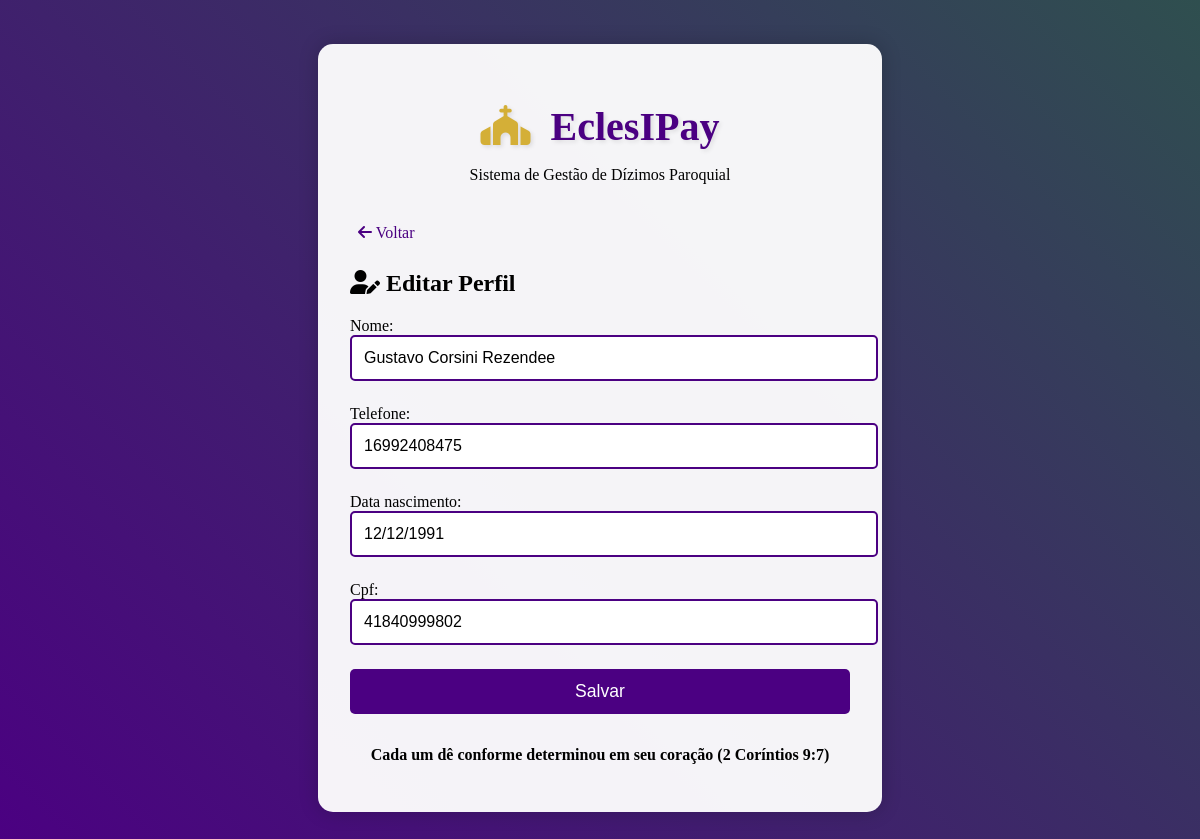
Screenshot of /editar-perfil/ (signed in) with the database file from the repository.
### dizimo/models.py (models this page shows, shortened)
class Usuario(AbstractBaseUser, PermissionsMixin):
    nome = models.CharField(max_length=150)
    email = models.EmailField(unique=True)
    data_nascimento = models.DateField()
    telefone = models.CharField(max_length=20)
    cpf = models.CharField(max_length=11, null=True, blank=True, default=None)  # Now unique but still nullable
    paroquia = models.ForeignKey(Paroquia, on_delete=models.SET_NULL, null=True, blank=True)
    email_confirmado = models.BooleanField(default=False)
    data_cadastro = models.DateTimeField(default=timezone.now)
    is_active = models.BooleanField(default=True)
    is_staff = models.BooleanField(default=False)
    is_superuser = models.BooleanField(default=False)
    objects = UsuarioManager()
    USERNAME_FIELD = 'email'
    REQUIRED_FIELDS = ['nome', 'data_nascimento', 'telefone']  # Keep CPF out for now

### dizimo/views.py (the view)
# urls.py: path('editar-perfil/', views.editar_perfil, name='editar_perfil'),  # Add the edit profile view
@login_required
def editar_perfil(request):
    if request.method == 'POST':
        form = EditarPerfilForm(request.POST, instance=request.user)
        if form.is_valid():
            form.save()
            messages.success(request, 'Perfil atualizado com sucesso!')
            return redirect('home')
        else:
            messages.error(request, 'Por favor, corrija os erros abaixo.')
    else:
        form = EditarPerfilForm(instance=request.user)
    return render(request, 'editar_perfil.html', {'form': form})

### dizimo/forms.py
class EditarPerfilForm(forms.ModelForm):
    class Meta:
        model = Usuario
        fields = ['nome', 'telefone', 'data_nascimento', 'cpf']

### dizimo/templates/editar_perfil.html (shortened to what this page needs)
{% extends 'base.html' %}
{% load static %}
{% block content %}
<div class="auth-box">
    <a href="{% url 'home' %}" class="auth-box__back-arrow" style="display: inline-block; cursor: pointer; padding: 8px; text-decoration: none; position: relative; z-index: 10;">
        <i class="fas fa-arrow-left"></i> Voltar
    </a>
    <h2><i class="fas fa-user-edit"></i> Editar Perfil</h2>
    <form method="post">
        {% for field in form %}
            <div class="form-group">
                {{ field.label_tag }}
                {{ field }}
            </div>
        {% endfor %}
        <button type="submit">Salvar</button>
    </form>
</div>
{% endblock %}

### dizimo/static/css/style.css (style rules this page uses)
:root { --primary-color: #4B0082; --secondary-color: #D4AF37; --light-color: #F8F8FF; --dark-color: #2F4F4F; }
body { background: linear-gradient(45deg, var(--primary-color), var(--dark-color)); font-family: 'Merriweather', serif; min-height: 100vh; display: flex; align-items: center; justify-content: center; }
form { position: relative; z-index: 1; }
.form-group { margin-bottom: 1.5rem; }
input, select { width: 100%; padding: 12px; border: 2px solid var(--primary-color); border-radius: 5px; font-size: 1rem; transition: all 0.3s ease; }
button { background: var(--primary-color); color: white; padding: 12px 25px; border: none; border-radius: 5px; cursor: pointer; font-size: 1.1rem; transition: all 0.3s ease; width: 100%; }
a { color: var(--primary-color); text-decoration: none; }
body { padding: 20px; }

### rows the page displays
Usuario: form "Gustavo Corsini Rezendee" "16992408475" "12/12/1991" "41840999802"

### other values shown
{{ field.label_tag }} "Nome:" "Telefone:" "Data nascimento:" "Cpf:"
